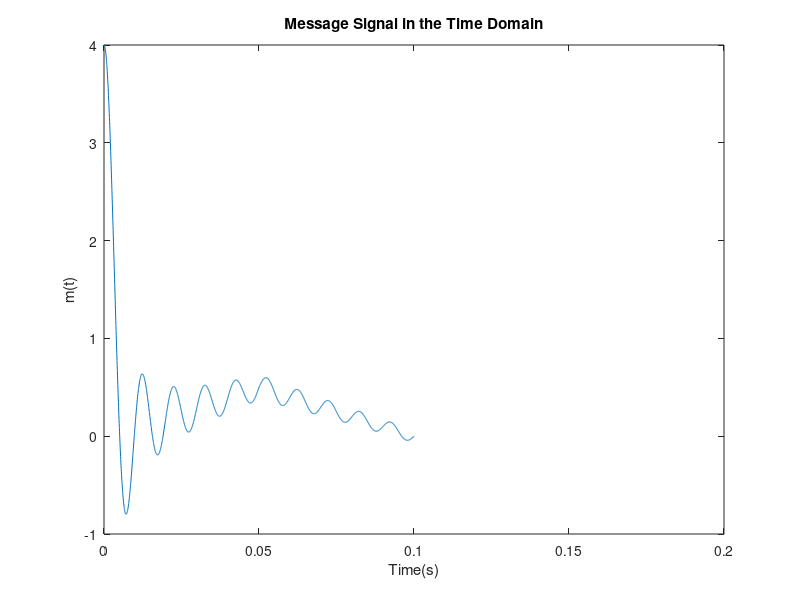
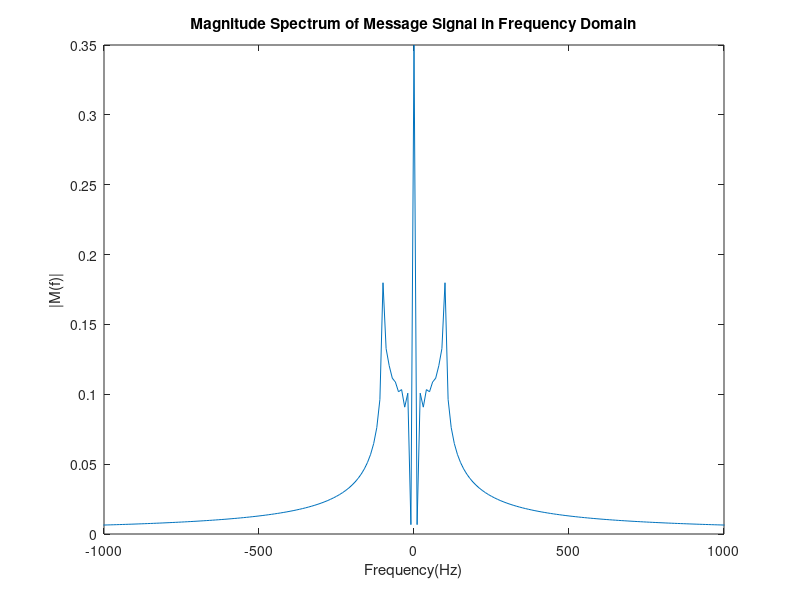

MATLAB code for these plots, in order:
function ExerciseOne
%High sampling rate for more accuracy in the plots.
fs = 20000;
t = 0:1/fs:0.1;

index = 1;
for i = 0:1/fs:0.1
    if (i <= 0.05)
        message_signal(index) = 4*sinc(200*i) + (10*i); %Conditional equation for 0 <= t <= 0.05
    elseif (i >= 0.05 && i <= 0.1)
        message_signal(index) = 4*sinc(200*i) + (1 - 10*i); %Conditional equation for 0.05 <= t <= 0.1
    else
        message_signal(index) = 0; %For all time past 0.1 the message signal has a value of 0.
    end
    index = index + 1;
end
%Getting fourier transform of message and shifting the array so that the DC component is at the centre of the array.
Mf = fftshift(fft(message_signal)); 

% Used when plotting the magnitude spectrum and getting the frequency range 'f'.
n = length(message_signal) - 1;

%Sampled frequency steps for the frequency range 'f'
df = fs/n; 
f = -fs/2:df:fs/2;

%plot of the message signal from 0 <= t <= 0.2
figure(1)
plot(t,message_signal);
title("Message Signal in the Time Domain")
xlabel("Time(s)")
ylabel("m(t)")
set(gca,'XLim',[0 0.2]);

%Plot of the message signal in the frequency domain from -1000 <= f <= 1000
figure(2)
plot(f,abs(Mf)/n);
title("Magnitude Spectrum of Message Signal in Frequency Domain")
xlabel("Frequency(Hz)")
ylabel("|M(f)|")
set(gca,'XLim',[-1000 1000]);
end